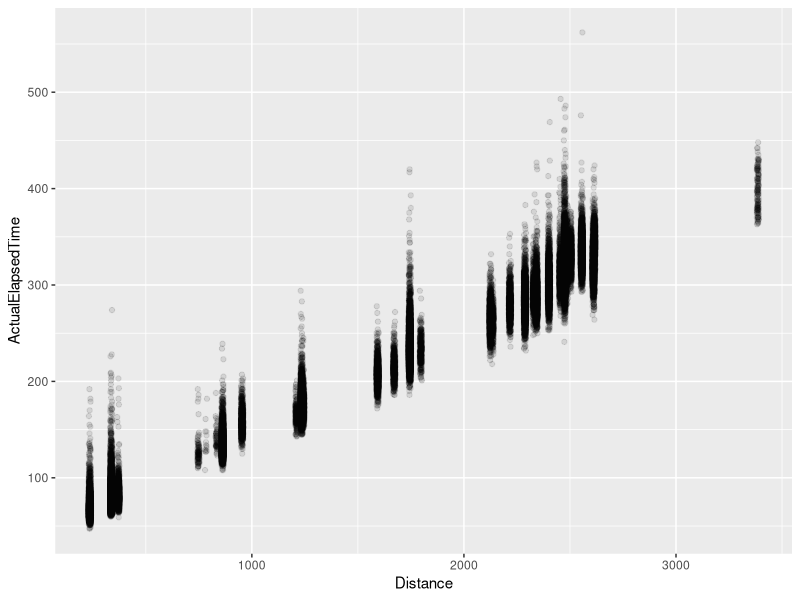
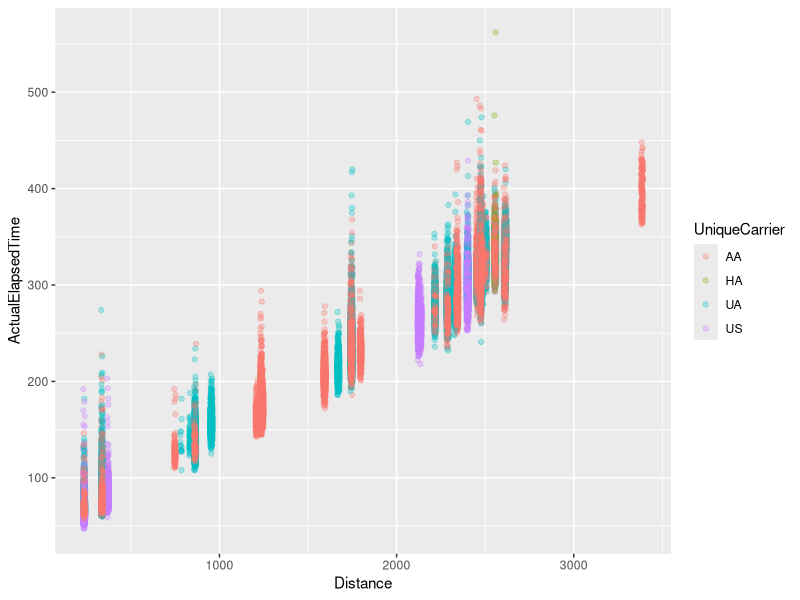
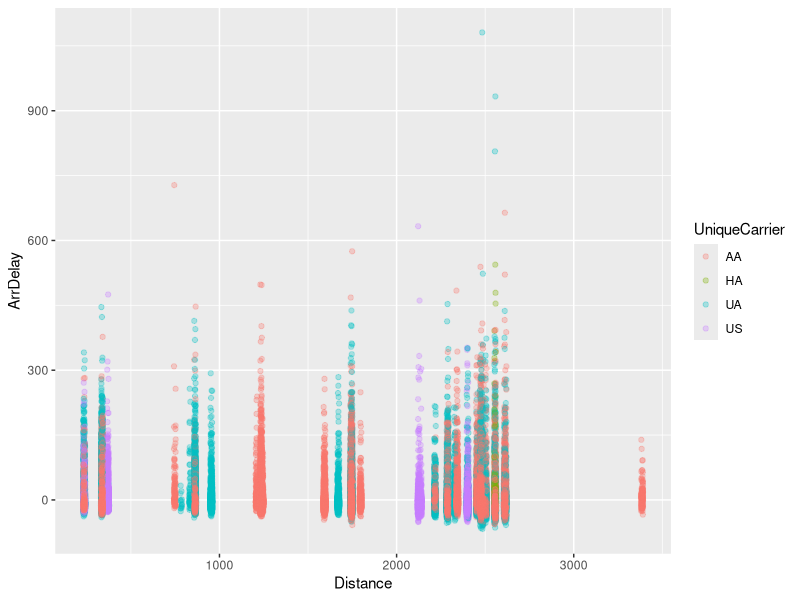

These charts were generated, in order, by the following R code:
# ---- 0. Set up and load libraries, if any ----

library(tidyverse)

# Run this script from the lecture directory, e.g.
#   Rscript lecture1_demo.R
# In RStudio: Session > Set Working Directory > To Source File Location.
# (The paths below are relative to this file's directory.)

# ---- 1. Load data ----

# Load the .csv data file into dataframe:
lax_flights <- read.csv("data/lax.csv")

# glimpse the data 
glimpse(lax_flights)

# or, print out the initial rows (more output)
print(lax_flights)

# or, view it in RStudio's data viewer (interactive sessions only, so that
# running this file with Rscript still works)
if (interactive()) View(lax_flights)

# ---- 2. Plot relationships between some of the variables 

# distance vs elapsed time 
ggplot(lax_flights, aes(x = Distance, y = ActualElapsedTime)) +
  geom_jitter(width = 5, height = 0, alpha = 0.1)

# color by airline
ggplot(lax_flights, aes(x = Distance, y = ActualElapsedTime, color = UniqueCarrier)) +
  geom_jitter(width = 5, height = 0, alpha = 0.3)

# distance vs arrival delay
ggplot(lax_flights, aes(x = Distance, y = ArrDelay, color = UniqueCarrier)) +
  geom_jitter(width = 5, height = 0, alpha = 0.3)
